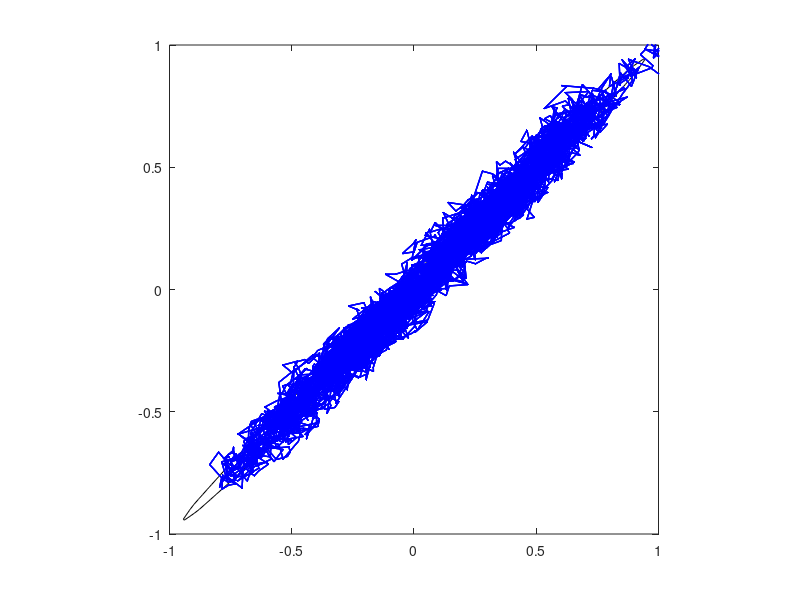

Source code (MATLAB):
% Metropolis Markov Chain Monte Carlo

% Initializing parameters
T = 10000;   % Number of iterations. 

%%%%% Initialization of chain sampling from target distribution prior %%%%%
mu = [0 0];                     % Means vector
rho = 0.998;                    % Covariance
sigma = [1 rho; rho 1];         % Covariance matrix of target distribution
P = @(X) mvnpdf(X, mu, sigma);  % Target probability distribution function

%%%%%%%%%%%%%%%%%%%%%%%%% Proposal Distribution %%%%%%%%%%%%%%%%%%%%%%%%%%%
% Set variance of the distribution to the smallest variance of the target %
% distribution.                                                           %
%%%%%%%%%%%%%%%%%%%%%%%%%%%%%%%%%%%%%%%%%%%%%%%%%%%%%%%%%%%%%%%%%%%%%%%%%%%
% Eigenvector of the target distribution.
proposal_eigenvector = eig(sigma);
% Extract the smallest variance and construct the diagonal covariance
% matrix.
proposal_covariance = proposal_eigenvector(1) * eye(2);

%%%%%%%%%%%%%%%%%%%%%%%%%%% Metropolis Setup  %%%%%%%%%%%%%%%%%%%%%%%%%%%%%
x = mu;                    % Initialise the current/first step.
step_stored = zeros(T, 2); % Matrix to store random walk steps. 
step_stored(1,:) = x;      % Initialize the matrix with the current step.
accepted = 0;              % Total steps that are accepted.

% Function to randomly sample from the proposal distribution.
Q_sample = @(x) mvnrnd(x, proposal_covariance);
% Function to calculate the A value.
A = @(x_prime, x) P(x_prime)/P(x);

%%%%%%%%%%%%%%%%%%%%%%%%% Metropolis Algorithm  %%%%%%%%%%%%%%%%%%%%%%%%%%%

% Random Walk by iterating over the steps.
for i=1:T-1
   % Proposed new step from proposal distribution with mean of p.
   x_prime  = Q_sample(x);
 
   % Evaluate the target distribution of the proposed step.
   A_value =  A(x_prime,x);
   
   % Evaluate the acceptance of the proposed step.
   if A_value >= 1
       accept = 1;
   elseif A_value > rand()
       accept = 1;
   else
       accept = 0;
   end
   
   % If the proposed step is accepted then update the current step to the
   % proposed step.
   if accept
       x = x_prime;
   end
   % Increment the accepted steps.
   accepted = accepted + accept;
   % Update the stored steps matrix with the update current step.
   step_stored(i+1,:) = x;
end
   
% Calculate the acceptance rate
acceptance_rate = accepted/(T-1)

%%%%%%%%%%%%%%%%%%%%%%%%%%%% Plot Metropolis %%%%%%%%%%%%%%%%%%%%%%%%%%%%%%
% Contour Plot of target distribution
x1 = linspace(-1, 1);
x2 = x1;
[x1 x2] = meshgrid(x1, x2);
Pcontour = reshape(P([x1(:), x2(:)]), 100, 100);
contour(x1, x2, Pcontour, [1.6 3], 'k'); 
hold on
% Iterate over the sample and draw the random walk.
for i=0:length(x)
  plot(step_stored(:,1),step_stored(:,2) , 'b.-','LineWidth', 1, 'MarkerSize', 4)
end
axis square;
hold off
